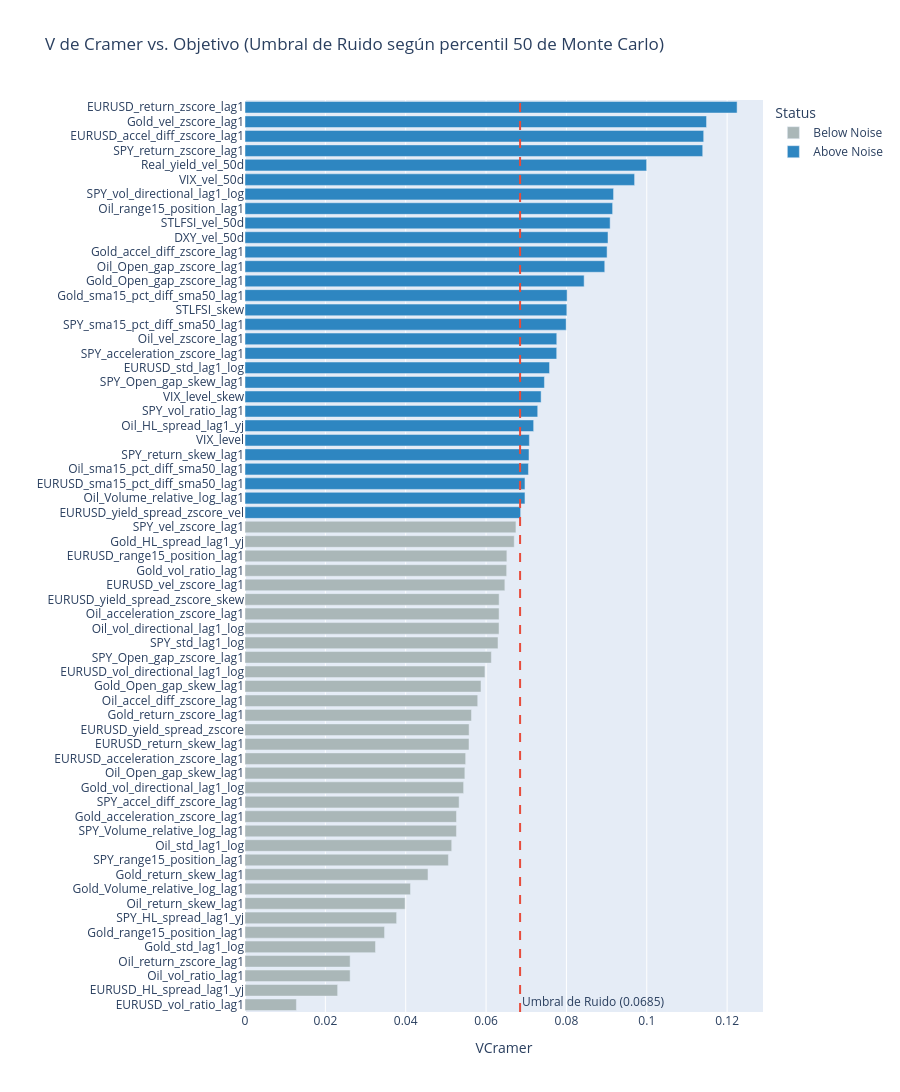

The cell this chart's notebook holds for it:
### Markdown cell above
### Ranking de variables (V de Cramer)

### Code cell
_ = rankear_variables(X=X, y=y, percentil=50, graficar=True)

### Figure 1 — Plotly figure (JSON) as saved in the notebook; plotly's stock layout.template omitted (floating-point values rounded to 4 significant figures)
{"data": [{"hovertemplate": "Status=Below Noise<br>VCramer=%{x}<br>index=%{y}<extra></extra>", "legendgroup": "Below Noise", "marker": {"color": "#AAB7B8", "pattern": {"shape": ""}}, "name": "Below Noise", "orientation": "h", "showlegend": true, "textposition": "auto", "type": "bar", "x": [0.01279, 0.02305, 0.02617, 0.02617, 0.03248, 0.03473, 0.03774, 0.03984, 0.04119, 0.04554, 0.05063, 0.05145, 0.05263, 0.05263, 0.05329, 0.05441, 0.05472, 0.05492, 0.05575, 0.05578, 0.05638, 0.05793, 0.05874, 0.05972, 0.06132, 0.06297, 0.06323, 0.06324, 0.06325, 0.06468, 0.06513, 0.06518, 0.06701, 0.06743], "xaxis": "x", "y": ["EURUSD_vol_ratio_lag1", "EURUSD_HL_spread_lag1_yj", "Oil_vol_ratio_lag1", "Oil_return_zscore_lag1", "Gold_std_lag1_log", "Gold_range15_position_lag1", "SPY_HL_spread_lag1_yj", "Oil_return_skew_lag1", "Gold_Volume_relative_log_lag1", "Gold_return_skew_lag1", "SPY_range15_position_lag1", "Oil_std_lag1_log", "SPY_Volume_relative_log_lag1", "Gold_acceleration_zscore_lag1", "SPY_accel_diff_zscore_lag1", "Gold_vol_directional_lag1_log", "Oil_Open_gap_skew_lag1", "EURUSD_acceleration_zscore_lag1", "EURUSD_return_skew_lag1", "EURUSD_yield_spread_zscore", "Gold_return_zscore_lag1", "Oil_accel_diff_zscore_lag1", "Gold_Open_gap_skew_lag1", "EURUSD_vol_directional_lag1_log", "SPY_Open_gap_zscore_lag1", "SPY_std_lag1_log", "Oil_vol_directional_lag1_log", "Oil_acceleration_zscore_lag1", "EURUSD_yield_spread_zscore_skew", "EURUSD_vel_zscore_lag1", "Gold_vol_ratio_lag1", "EURUSD_range15_position_lag1", "Gold_HL_spread_lag1_yj", "SPY_vel_zscore_lag1"], "yaxis": "y"}, {"hovertemplate": "Status=Above Noise<br>VCramer=%{x}<br>index=%{y}<extra></extra>", "legendgroup": "Above Noise", "marker": {"color": "#2E86C1", "pattern": {"shape": ""}}, "name": "Above Noise", "orientation": "h", "showlegend": true, "textposition": "auto", "type": "bar", "x": [0.06861, 0.06968, 0.06968, 0.07055, 0.07069, 0.07078, 0.07184, 0.07286, 0.0737, 0.07453, 0.0758, 0.07758, 0.0776, 0.07994, 0.0801, 0.08017, 0.08441, 0.08954, 0.09012, 0.09035, 0.09088, 0.0915, 0.09173, 0.09697, 0.09996, 0.1139, 0.1142, 0.1149, 0.1225], "xaxis": "x", "y": ["EURUSD_yield_spread_zscore_vel", "Oil_Volume_relative_log_lag1", "EURUSD_sma15_pct_diff_sma50_lag1", "Oil_sma15_pct_diff_sma50_lag1", "SPY_return_skew_lag1", "VIX_level", "Oil_HL_spread_lag1_yj", "SPY_vol_ratio_lag1", "VIX_level_skew", "SPY_Open_gap_skew_lag1", "EURUSD_std_lag1_log", "SPY_acceleration_zscore_lag1", "Oil_vel_zscore_lag1", "SPY_sma15_pct_diff_sma50_lag1", "STLFSI_skew", "Gold_sma15_pct_diff_sma50_lag1", "Gold_Open_gap_zscore_lag1", "Oil_Open_gap_zscore_lag1", "Gold_accel_diff_zscore_lag1", "DXY_vel_50d", "STLFSI_vel_50d", "Oil_range15_position_lag1", "SPY_vol_directional_lag1_log", "VIX_vel_50d", "Real_yield_vel_50d", "SPY_return_zscore_lag1", "EURUSD_accel_diff_zscore_lag1", "Gold_vel_zscore_lag1", "EURUSD_return_zscore_lag1"], "yaxis": "y"}], "layout": {"annotations": [{"showarrow": false, "text": "Umbral de Ruido (0.0685)", "x": 0.06847, "xanchor": "left", "xref": "x", "y": 0, "yanchor": "bottom", "yref": "y domain"}], "barmode": "relative", "height": 1386, "legend": {"title": {"text": "Status"}, "tracegroupgap": 0}, "shapes": [{"line": {"color": "#E74C3C", "dash": "dash"}, "type": "line", "x0": 0.06847, "x1": 0.06847, "xref": "x", "y0": 0, "y1": 1, "yref": "y domain"}], "title": {"text": "V de Cramer vs. Objetivo (Umbral de Ruido según percentil 50 de Monte Carlo)"}, "xaxis": {"anchor": "y", "domain": [0, 1], "title": {"text": "VCramer"}}, "yaxis": {"anchor": "x", "domain": [0, 1], "dtick": 1, "title": {"text": ""}}}}
